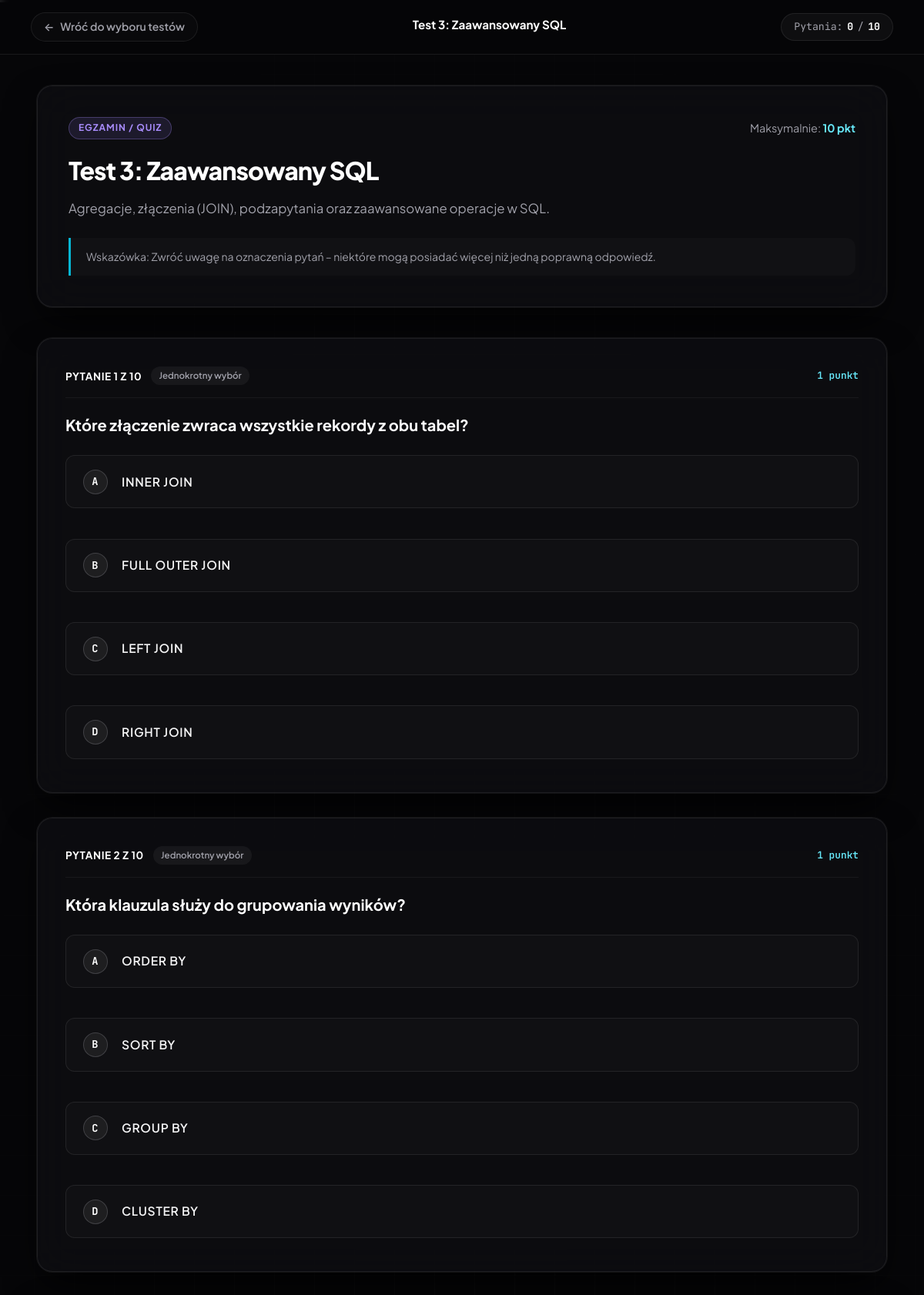
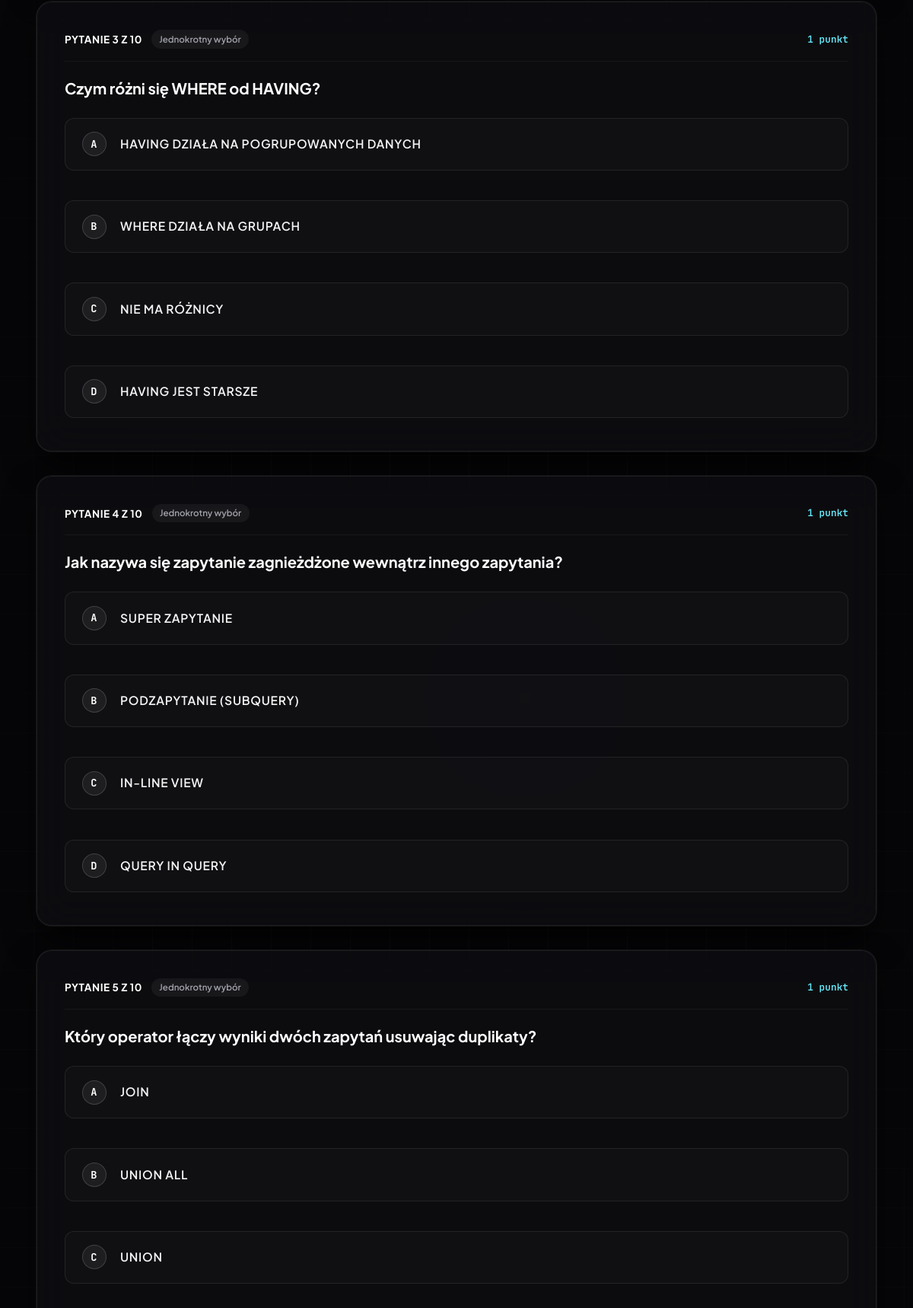
The app's page /testy.php?id=3 (signed in, upper part) with its own data (2 pictures, top to bottom).
### tables this page shows
CREATE TABLE test(
    id int unsigned AUTO_INCREMENT PRIMARY KEY,
    nazwa text not null,
    opis text,
    max_pkt int not null DEFAULT 0
);

CREATE TABLE pytania(
    id int unsigned AUTO_INCREMENT PRIMARY KEY,
    id_testu int unsigned not null,
    tresc text not null,
    pkt int not null DEFAULT 1,
    dobra_odp varchar(1) not null DEFAULT 'A',
    CONSTRAINT fk_pytania_test FOREIGN KEY (id_testu) REFERENCES test(id) ON DELETE CASCADE
);

CREATE TABLE odpowiedzi(
    id_odp int unsigned AUTO_INCREMENT PRIMARY KEY,
    id_pytania int unsigned not null,
    tresc text not null,
    literka varchar(1) not null,
    poprawna boolean not null DEFAULT 0,
    CONSTRAINT fk_odpowiedzi_pytanie FOREIGN KEY (id_pytania) REFERENCES pytania(id) ON DELETE CASCADE
);

### testy.php (the view, shortened to what this page needs)
<?php
require_once __DIR__ . '/db.php';
$test_id = (int)($_GET['id'] ?? 0);
$stmt = mysqli_prepare($conn, "SELECT id, nazwa, opis, max_pkt FROM test WHERE id = ?");
mysqli_stmt_bind_param($stmt, "i", $test_id);
mysqli_stmt_execute($stmt);
$test_res = mysqli_stmt_get_result($stmt);
$test = mysqli_fetch_assoc($test_res);
$q_stmt = mysqli_prepare($conn, "SELECT id, tresc, pkt, dobra_odp FROM pytania WHERE id_testu = ? ORDER BY id ASC");
mysqli_stmt_bind_param($q_stmt, "i", $test_id);
mysqli_stmt_execute($q_stmt);
$q_res = mysqli_stmt_get_result($q_stmt);
$questions = [];
while ($q = mysqli_fetch_assoc($q_res)) {
    $a_stmt = mysqli_prepare($conn, "SELECT id_odp, tresc, literka, poprawna FROM odpowiedzi WHERE id_pytania = ? ORDER BY literka ASC, id_odp ASC");
    mysqli_stmt_bind_param($a_stmt, "i", $q['id']);
    mysqli_stmt_execute($a_stmt);
    $a_res = mysqli_stmt_get_result($a_stmt);
    $answers = [];
    $correct_count = 0;
    while ($a = mysqli_fetch_assoc($a_res)) {
        if (!empty($a['poprawna'])) {
            $correct_count++;
        }
        $answers[] = $a;
    }
    $q['answers'] = $answers;
    $q['is_multiple'] = ($correct_count > 1);
    $questions[] = $q;
}
$total_questions = count($questions);
?>
<!DOCTYPE html>
<html lang="pl">
<head>
    <link rel="stylesheet" href="style.css">
</head>
<body class="test-runner-page">
    <div class="bg-animation" aria-hidden="true">
        <div class="bg-grid"></div>
        <div class="glow-orb orb-3"></div>
        <div class="particles">
        </div>
    </div>
    <nav class="test-nav">
        <div class="test-nav-left">
            <a href="main.php" class="btn-back">
                <span class="arrow">&larr;</span>
                <span>Wróć do wyboru testów</span>
            </a>
        </div>
        <div class="test-nav-title">
            <span class="test-running-name"><?= htmlspecialchars($test['nazwa']) ?></span>
        </div>
        <div class="test-nav-right">
            <div class="progress-pill">
                <span>Pytania:</span>
                <strong id="answeredCount">0</strong> / <strong><?= $total_questions ?></strong>
            </div>
        </div>
    </nav>
    <div class="test-container">
        <header class="test-header-card">
            <div class="test-header-top">
                <span class="test-category-tag">Egzamin / Quiz</span>
                <span class="test-max-score">Maksymalnie: <strong><?= (int)$test['max_pkt'] ?> pkt</strong></span>
            </div>
            <h1 class="test-main-title"><?= htmlspecialchars($test['nazwa']) ?></h1>
            <p class="test-main-desc"><?= htmlspecialchars($test['opis'] ?: 'Odpowiedz na wszystkie pytania i zatwierdź test na dole strony.') ?></p>
            <div class="test-instruction">
                <span>Wskazówka: Zwróć uwagę na oznaczenia pytań – niektóre mogą posiadać więcej niż jedną poprawną odpowiedź.</span>
            </div>
        </header>
        <?php if ($total_questions === 0): ?>
            <div class="empty-state">
                <h3>Ten test nie zawiera jeszcze żadnych pytań</h3>
                <p>Nauczyciel nie dodał pytań do tego testu.</p>
                <a href="main.php" class="btn-primary" style="margin-top: 1rem;">Powrót do menu</a>
            </div>
        <?php else: ?>
            <form action="wynik.php" method="POST" id="testForm">
                <div class="questions-list">
                    <?php foreach ($questions as $index => $q): ?>
                        <?php
                            $q_num = $index + 1;
                        ?>
                        <div class="question-card" id="q-card-<?= $q['id'] ?>" data-question-id="<?= $q['id'] ?>">
                            <div class="question-card-header">
                                <div class="q-number-badge">
                                    <span class="q-badge-num">Pytanie <?= $q_num ?> z <?= $total_questions ?></span>
                                    <?php if ($q['is_multiple']): ?>
                                        <span class="q-type-badge multi">Wielokrotny wybór</span>
                                    <?php else: ?>
                                        <span class="q-type-badge single">Jednokrotny wybór</span>
                                    <?php endif; ?>
                                </div>
                                <div class="q-points-badge">
                                    <?= (int)$q['pkt'] ?> <?= (int)$q['pkt'] === 1 ? 'punkt' : 'punkty' ?>
                                </div>
                            </div>
                            <div class="question-body">
                                <h3 class="question-text"><?= htmlspecialchars($q['tresc']) ?></h3>
                                <div class="options-container">
                                    <?php foreach ($q['answers'] as $ans): ?>
                                        <label class="option-card" for="opt-<?= $ans['id_odp'] ?>">
                                            <span class="option-indicator"><?= htmlspecialchars($ans['literka']) ?></span>
                                            <span class="option-label-text"><?= htmlspecialchars($ans['tresc']) ?></span>
                                        </label>
                                    <?php endforeach; ?>
                                </div>
                            </div>
                        </div>
                    <?php endforeach; ?>
                </div>
            </form>
        <?php endif; ?>
    </div>
</body>
</html>

### records on screen
test: nazwa "Test 3: Zaawansowany SQL", max_pkt "10", opis "Agregacje, złączenia (JOIN), podzapytania oraz zaawansowane operacje w SQL."
pytania: q_num "1", pkt "1", shows "punkt", tresc "Które złączenie zwraca wszystkie rekordy z obu tabel?"
odpowiedzi: literka "A", tresc "INNER JOIN"
odpowiedzi: literka "B", tresc "FULL OUTER JOIN"
odpowiedzi: literka "C", tresc "LEFT JOIN"
odpowiedzi: literka "D", tresc "RIGHT JOIN"
pytania: q_num "2", pkt "1", shows "punkt", tresc "Która klauzula służy do grupowania wyników?"
odpowiedzi: literka "A", tresc "ORDER BY"
odpowiedzi: literka "B", tresc "SORT BY"
odpowiedzi: literka "C", tresc "GROUP BY"
odpowiedzi: literka "D", tresc "CLUSTER BY"
pytania: q_num "3", pkt "1", shows "punkt", tresc "Czym różni się WHERE od HAVING?"
odpowiedzi: literka "A", tresc "HAVING DZIAŁA NA POGRUPOWANYCH DANYCH"
odpowiedzi: literka "B", tresc "WHERE DZIAŁA NA GRUPACH"
odpowiedzi: literka "C", tresc "NIE MA RÓŻNICY"
odpowiedzi: literka "D", tresc "HAVING JEST STARSZE"
pytania: q_num "4", pkt "1", shows "punkt", tresc "Jak nazywa się zapytanie zagnieżdżone wewnątrz innego zapytania?"
odpowiedzi: literka "A", tresc "SUPER ZAPYTANIE"
odpowiedzi: literka "B", tresc "PODZAPYTANIE (SUBQUERY)"
odpowiedzi: literka "C", tresc "IN-LINE VIEW"
odpowiedzi: literka "D", tresc "QUERY IN QUERY"
pytania: q_num "5", pkt "1", shows "punkt", tresc "Który operator łączy wyniki dwóch zapytań usuwając duplikaty?"
odpowiedzi: literka "A", tresc "JOIN"
odpowiedzi: literka "B", tresc "UNION ALL"
odpowiedzi: literka "C", tresc "UNION"

### other values on screen
$total_questions "10"
